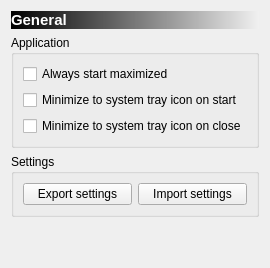
     <widget class="QWidget" name="page">
      <layout class="QGridLayout" name="gridLayout_3">
       <item row="1" column="0" colspan="2">
        <widget class="QLabel" name="label_2">
         <property name="sizePolicy">
          <sizepolicy hsizetype="Preferred" vsizetype="Fixed">
           <horstretch>0</horstretch>
           <verstretch>0</verstretch>
          </sizepolicy>
         </property>
         <property name="autoFillBackground">
          <bool>false</bool>
         </property>
         <property name="styleSheet">
          <string notr="true">background-color: qlineargradient(spread:pad, x1:0, y1:0, x2:1, y2:0, stop:0 rgba(0, 0, 0, 255), stop:1 rgba(240, 240, 240, 255));
color: rgb(255, 255, 255);</string>
         </property>
         <property name="frameShape">
          <enum>QFrame::NoFrame</enum>
         </property>
         <property name="text">
          <string>&lt;!DOCTYPE HTML PUBLIC &quot;-//W3C//DTD HTML 4.0//EN&quot; &quot;http://www.w3.org/TR/REC-html40/strict.dtd&quot;&gt;
&lt;html&gt;&lt;head&gt;&lt;meta name=&quot;qrichtext&quot; content=&quot;1&quot; /&gt;&lt;style type=&quot;text/css&quot;&gt;
p, li { white-space: pre-wrap; }
&lt;/style&gt;&lt;/head&gt;&lt;body style=&quot; font-family:'MS Shell Dlg 2'; font-size:8.25pt; font-weight:400; font-style:normal;&quot;&gt;
&lt;p style=&quot; margin-top:0px; margin-bottom:0px; margin-left:0px; margin-right:0px; -qt-block-indent:0; text-indent:0px; font-size:8pt;&quot;&gt;&lt;span style=&quot; font-size:11pt; font-weight:600;&quot;&gt;General&lt;/span&gt;&lt;/p&gt;&lt;/body&gt;&lt;/html&gt;</string>
         </property>
         <property name="margin">
          <number>3</number>
         </property>
        </widget>
       </item>
       <item row="6" column="0" colspan="2">
        <spacer name="verticalSpacer_3">
         <property name="orientation">
          <enum>Qt::Vertical</enum>
         </property>
         <property name="sizeHint" stdset="0">
          <size>
           <width>20</width>
           <height>40</height>
          </size>
         </property>
        </spacer>
       </item>
       <item row="3" column="0" colspan="2">
        <widget class="QGroupBox" name="groupBox_5">
         <property name="title">
          <string>Settings</string>
         </property>
         <layout class="QGridLayout" name="gridLayout_13">
          <item row="0" column="0">
           <widget class="QPushButton" name="pushButtonExport">
            <property name="sizePolicy">
             <sizepolicy hsizetype="Expanding" vsizetype="Fixed">
              <horstretch>0</horstretch>
              <verstretch>0</verstretch>
             </sizepolicy>
            </property>
            <property name="text">
             <string>Export settings</string>
            </property>
            <property name="icon">
             <iconset resource="images.qrc">
              <normaloff>:/images/o_import_s.png</normaloff>:/images/o_import_s.png</iconset>
            </property>
            <property name="autoDefault">
             <bool>false</bool>
            </property>
           </widget>
          </item>
          <item row="0" column="1">
           <widget class="QPushButton" name="pushButtonImport">
            <property name="sizePolicy">
             <sizepolicy hsizetype="Expanding" vsizetype="Fixed">
              <horstretch>0</horstretch>
              <verstretch>0</verstretch>
             </sizepolicy>
            </property>
            <property name="text">
             <string>Import settings</string>
            </property>
            <property name="icon">
             <iconset resource="images.qrc">
              <normaloff>:/images/o_export_s.png</normaloff>:/images/o_export_s.png</iconset>
            </property>
            <property name="autoDefault">
             <bool>false</bool>
            </property>
           </widget>
          </item>
         </layout>
        </widget>
       </item>
       <item row="2" column="0" colspan="2">
        <widget class="QGroupBox" name="groupBox_7">
         <property name="title">
          <string>Application</string>
         </property>
         <layout class="QGridLayout" name="gridLayout_15">
          <item row="4" column="0" colspan="3">
           <widget class="QCheckBox" name="checkBoxMinimizeToTrayOnClose">
            <property name="text">
             <string>Minimize to system tray icon on close</string>
            </property>
           </widget>
          </item>
          <item row="3" column="0" colspan="3">
           <widget class="QCheckBox" name="checkBoxMinimizeToTrayOnStart">
            <property name="text">
             <string>Minimize to system tray icon on start</string>
            </property>
           </widget>
          </item>
          <item row="2" column="0" colspan="3">
           <widget class="QCheckBox" name="checkBoxMaximized">
            <property name="text">
             <string>Always start maximized</string>
            </property>
            <property name="checked">
             <bool>false</bool>
            </property>
           </widget>
          </item>
         </layout>
        </widget>
       </item>
      </layout>
     </widget>
